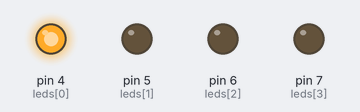
Recording of a sketch running on a simulated Arduino Uno, built with avr-gcc and run on an emulated ATmega328P. Parts: output pins drawn as LEDs (lit = HIGH).

Above: at 0.05 s.
At 1.35 s:
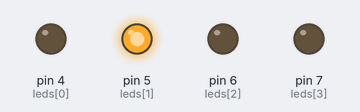
At 2.15 s:
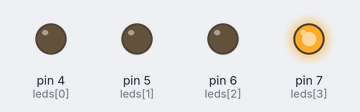
At 2.85 s:
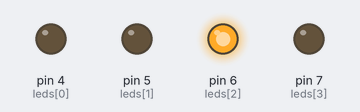
Timing chart, 0 to 3.1 s (numbered marks = the images above):
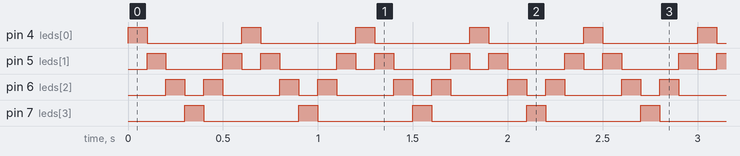

Measured:
- by itself, pin 4 (leds[0]), pin 7 (leds[3]): alternates HIGH for 0.10 s and LOW for 0.50 s
- by itself, pin 5 (leds[1]): repeats every 0.60 s: LOW 0.30 s, HIGH 0.10 s, LOW 0.10 s, HIGH 0.10 s
- by itself, pin 6 (leds[2]): repeats every 0.60 s: LOW 0.10 s, HIGH 0.10 s, LOW 0.30 s, HIGH 0.10 s

The sketch:

Q2_Led_Bounce.ino
```cpp
void setup() {
  pinMode(4, OUTPUT);
  pinMode(5, OUTPUT);
  pinMode(6, OUTPUT);
  pinMode(7, OUTPUT);
}

void loop() {
  int leds[4] = {4, 5, 6, 7};

  for (int i = 0; i <= 3  ; i++) {
    digitalWrite(leds[i], LOW);
  }

  for (int i = 0; i <= 3  ; i++) {
    digitalWrite(leds[i - 1], LOW);
    digitalWrite(leds[i], HIGH);
    delay(100);
  }

  for (int i = 2; i >= 1 ; i--) {

    digitalWrite(leds[i], HIGH);
    digitalWrite(leds[i + 1], LOW);
    delay(100);
  }
}
```
